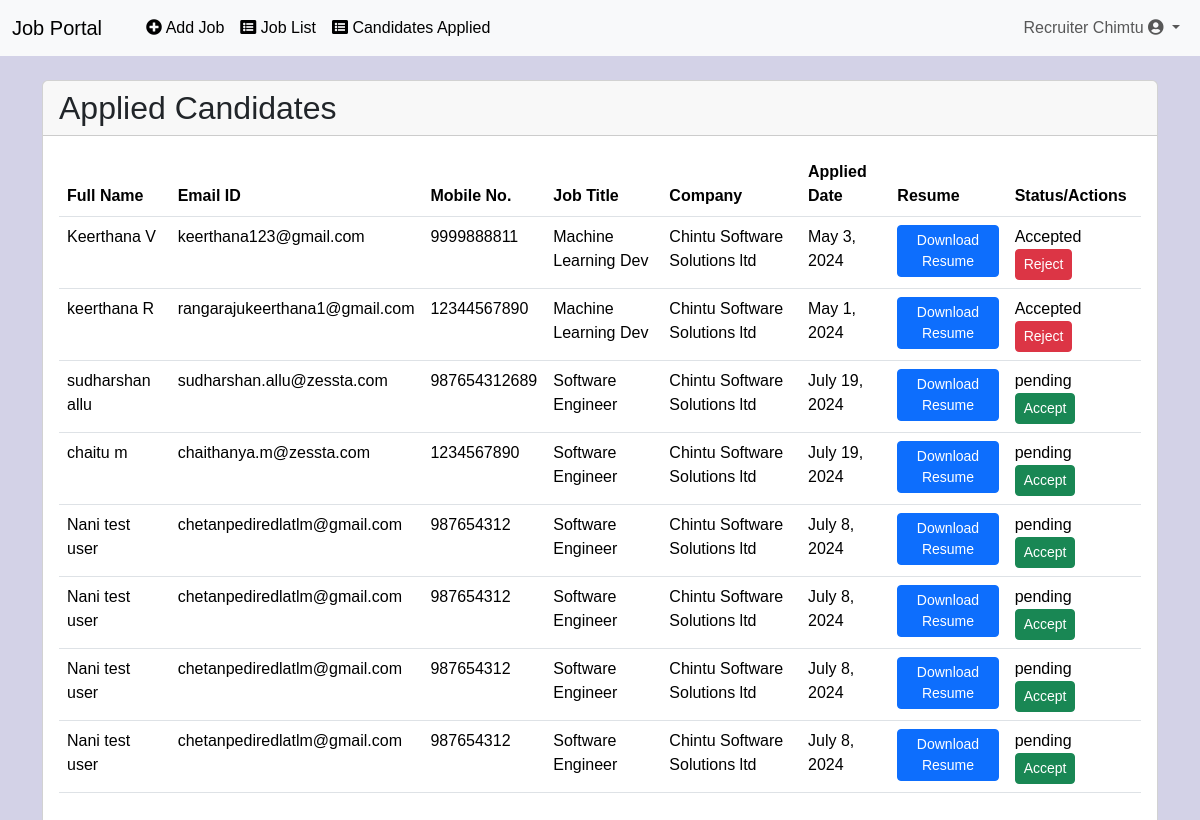
Page /applied_candidates_list/ (signed in) on the committed database.
### job/models.py (models this page shows, shortened)
class Apply(models.Model):
    job = models.ForeignKey(Job, on_delete=models.CASCADE)
    student = models.ForeignKey(StudentUser, on_delete=models.CASCADE)
    resume=models.FileField(null=True)
    apply_date = models.DateField()
    status = models.CharField(max_length=10, choices=[('pending', 'Pending'), ('accepted', 'Accepted'), ('rejected', 'Rejected')], default='pending')

class StudentUser(models.Model):
    user = models.ForeignKey(User, on_delete=models.CASCADE)
    mobile = models.CharField(max_length=15, blank=True, null=True)
    image = models.ImageField( blank=True, null=True)
    gender = models.CharField(max_length=10, choices=GENDER_CHOICES, blank=True, null=True)
    type = models.CharField(max_length=10, blank=True, null=True)
    resume= models.FileField(upload_to='resumes/',blank=True, null=True)
    is_verified = models.BooleanField(default=False)

class Job(models.Model):
    recruiter = models.ForeignKey(Recruiter, on_delete=models.CASCADE)
    start_date = models.DateField()
    end_date = models.DateField()
    title = models.CharField(max_length=100)
    salary = models.CharField(max_length=20)
    image=models.ImageField(blank=True, null=True)
    description = models.TextField()
    experience = models.CharField(max_length=50)
    location = models.CharField(max_length=100)
    skills = models.CharField(max_length=100)
    eligibility_criteria = models.CharField(max_length=300, default="No specific eligibility criteria provided")
    job_type = models.CharField(max_length=100, default="Full-time")
    process = models.CharField(max_length=300, default="Standard application process")
    role_responsibilities = models.CharField(max_length=500, default="Software developer, Designing, coding, testing, and debugging software applications")
    mode_of_work = models.CharField(max_length=10,default="on-site")
    creation_date = models.DateField()

class Recruiter(models.Model):
    user = models.ForeignKey(User, on_delete=models.CASCADE)
    mobile = models.CharField(max_length=15, blank=True, null=True)
    image = models.ImageField(blank=True,null=True)
    gender = models.CharField(max_length=10, choices=GENDER_CHOICES, blank=True, null=True)
    type = models.CharField(max_length=10, blank=True, null=True)
    company=models.CharField(max_length=50,null=True)
    about_company=models.CharField(max_length=100,default=about_company_default)
    status = models.CharField(max_length=20,null=True)

### job/views.py (the view)
# urls.py: path('applied_candidates_list/', applied_candidates_list, name='applied_candidates_list'),
def applied_candidates_list(request):
    if not request.user.is_authenticated:
        return redirect('login_view')
    data = Apply.objects.all().order_by('job__title', '-apply_date')
    d ={'data':data}
    return render(request,'applied_candidates_list.html',d)

### job/context_processors.py (called while the page is built)
def common_context(request):
    user_type = None
    latest_jobs = Job.objects.order_by('-start_date')[:9]
    if request.user.is_authenticated:
        if request.user.is_staff:
            user_type = 'admin'
        else:
            try:
                student_user = StudentUser.objects.get(user=request.user)
                user_type = student_user.type
            except StudentUser.DoesNotExist:
                try:
                    recruiter = Recruiter.objects.get(user=request.user)
                    user_type = recruiter.type
                except Recruiter.DoesNotExist:
                    user_type = "None"
    return {
        'user_type': user_type,
        'latest_jobs': latest_jobs
    }

### job/templates/applied_candidates_list.html
{% extends "recruiter_navigation.html" %}
{% block content %}
<div class="container mt-4">
    <div class="card">
        <h2 class="card-header">Applied Candidates</h2>
        <div class="card-body">
            <div class="table-responsive">
                <table class="table table-hover">
                    <thead class="thead-dark">
                        <tr>
                            <th scope="col">Full Name</th>
                            <th scope="col">Email ID</th>
                            <th scope="col">Mobile No.</th>
                            <th scope="col">Job Title</th>
                            <th scope="col">Company</th>
                            <th scope="col">Applied Date</th>
                            <th scope="col">Resume</th>
                            <th scope="col">Status/Actions</th>
                        </tr>
                    </thead>
                    <tbody>
                        {% for application in data %}
                        {% if request.user.id == application.job.recruiter.user.id %}
                        <tr>
                            <td>{{ application.student.user.first_name }} {{ application.student.user.last_name }}</td>
                            <td>{{ application.student.user.username }}</td>
                            <td>{{ application.student.mobile }}</td>
                            <td>{{ application.job.title }}</td>
                            <td>{{ application.job.recruiter.company }}</td>
                            <td>{{ application.apply_date }}</td>
                            <td>
                                {% if application.student.resume %}
                                <a href="{{ application.student.resume.url }}" target="_blank" class="btn btn-primary btn-sm">Download Resume</a>
                                {% else %}
                                No resume available
                                {% endif %}
                            </td>
                            {% if application.status == 'accepted' %}
                            <td> Accepted
                                <a href="{% url 'change_application_status' application.id 'reject' %}" class="btn btn-danger btn-sm">Reject</a>
                            </td>
                            {% else %}
                            <td>
                                {{application.status}}
                                <a href="{% url 'change_application_status' application.id 'accept' %}" class="btn btn-success btn-sm">Accept</a>
                            </td>
                            {% endif %}
                        </tr>
                        {% endif %}
                        {% endfor %}
                    </tbody>
                </table>
            </div>
        </div>
    </div>
</div>
{% endblock %}

### job/templates/recruiter_navigation.html (shortened to what this page needs)
<!DOCTYPE html>
<html lang="en">
<head>
    {% load static %}
    <link rel="stylesheet" href="https://cdnjs.cloudflare.com/ajax/libs/font-awesome/5.15.4/css/all.min.css">
    <link href="https://cdn.jsdelivr.net/npm/bootstrap@5.3.3/dist/css/bootstrap.min.css" rel="stylesheet">
</head>
<body>
    <nav class="navbar navbar-expand-lg bg-body-tertiary sticky-top" data-bs-theme="light">
            <div class="container-fluid">
                <a class="navbar-brand" href="{% url "index" %}">Job Portal</a>
                <div class="collapse navbar-collapse" id="navbarScroll">
                    <ul class="navbar-nav me-auto my-2 my-lg-0 navbar-nav-scroll" style="--bs-scroll-height: 100px;">
                        <li class="nav-item">
                            <a class="nav-link active" href="{% url "job_add" %}">
                                <i class="fas fa-plus-circle"></i> Add Job
                            </a>
                        </li>
                        <li class="nav-item">
                            <a class="nav-link active" href="{% url "job_list" %} ">
                                <i class="fas fa-list-alt"></i> Job List
                            </a>
                        </li>
                        <li class="nav-item">
                            <a class="nav-link active" href="{% url "applied_candidates_list" %} ">
                                <i class="fas fa-list-alt"></i> Candidates  Applied
                            </a>
                        </li>
                    </ul>
                    <ul class="navbar-nav ml-auto">
                        <li class="nav-item dropdown">
                            <a class="nav-link dropdown-toggle" href="#" id="navbarDropdown" role="button" data-bs-toggle="dropdown" aria-expanded="false">
                                {{request.user.first_name.title}} {{request.user.last_name.title}} <i class="fas fa-user-circle"> </i>
                            </a>
                        </li>
                    </ul>
                </div>
            </div>
        </nav>
      {% block content %}
      {% endblock  %}
<link rel="stylesheet" type="text/css" href="https://cdn.datatables.net/2.0.5/css/dataTables.dataTables.css">
<link rel="stylesheet" type="text/css" href="https://cdn.datatables.net/buttons/3.0.2/css/buttons.dataTables.css">
</body>
</html>

### job/templates/recruiter_navigation.html (style rules this page uses)
body { font-family: Arial, sans-serif; background-color:#d3d2e7; }

### rows in the picture
Apply: student.user.first_name "Keerthana", student.user.last_name "V", student.user.username "keerthana123@gmail.com", student.mobile "9999888811", job "Machine Learning Dev", job.recruiter.company "Chintu Software Solutions ltd", apply_date "May 3, 2024", status "Accepted"
Apply: student.user.first_name "keerthana", student.user.last_name "R", student.user.username "rangarajukeerthana1@gmail.com", student.mobile "12344567890", job "Machine Learning Dev", job.recruiter.company "Chintu Software Solutions ltd", apply_date "May 1, 2024", status "Accepted"
Apply: student.user.first_name "sudharshan", student.user.last_name "allu", student.user.username "sudharshan.allu@zessta.com", student.mobile "987654312689", job "Software Engineer", job.recruiter.company "Chintu Software Solutions ltd", apply_date "July 19, 2024", status "pending"
Apply: student.user.first_name "chaitu", student.user.last_name "m", student.user.username "chaithanya.m@zessta.com", student.mobile "1234567890", job "Software Engineer", job.recruiter.company "Chintu Software Solutions ltd", apply_date "July 19, 2024", status "pending"
Apply: student.user.first_name "Nani", student.user.last_name "test user", student.user.username "chetanpediredlatlm@gmail.com", student.mobile "987654312", job "Software Engineer", job.recruiter.company "Chintu Software Solutions ltd", apply_date "July 8, 2024", status "pending"
Apply: student.user.first_name "Nani", student.user.last_name "test user", student.user.username "chetanpediredlatlm@gmail.com", student.mobile "987654312", job "Software Engineer", job.recruiter.company "Chintu Software Solutions ltd", apply_date "July 8, 2024", status "pending"
Apply: student.user.first_name "Nani", student.user.last_name "test user", student.user.username "chetanpediredlatlm@gmail.com", student.mobile "987654312", job "Software Engineer", job.recruiter.company "Chintu Software Solutions ltd", apply_date "July 8, 2024", status "pending"
Apply: student.user.first_name "Nani", student.user.last_name "test user", student.user.username "chetanpediredlatlm@gmail.com", student.mobile "987654312", job "Software Engineer", job.recruiter.company "Chintu Software Solutions ltd", apply_date "July 8, 2024", status "pending"

### other values in the picture
{{ request.user.first_name.title }} "Recruiter"
{{ request.user.last_name.title }} "Chimtu"
